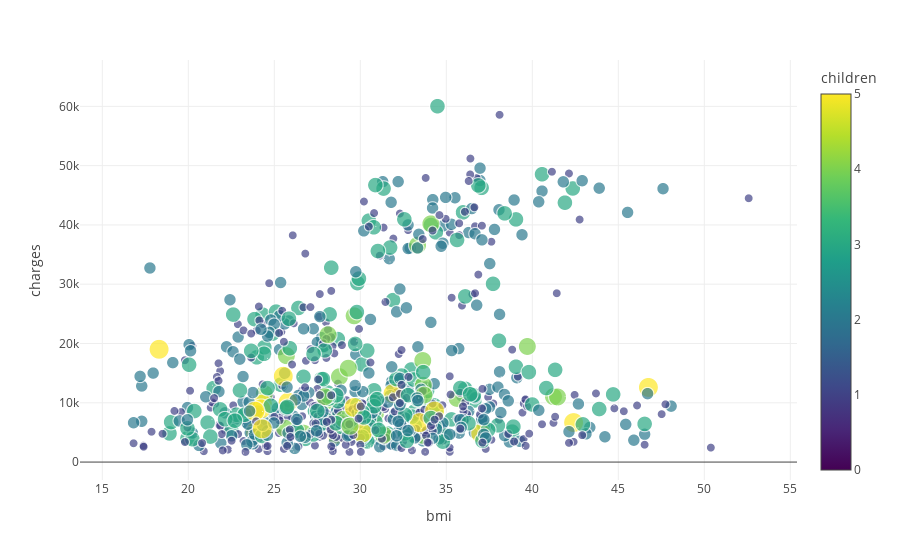

The cell this chart's notebook holds for it:
### Code cell
px.scatter(x = 'bmi', y = 'charges', color = 'children', data_frame = df, 
           template = 'gridon', size = 'children')

### Figure 1 — Plotly figure (JSON) as saved in the notebook; plotly's stock layout.template omitted (floating-point values rounded to 4 significant figures; data arrays with more than 128 entries replaced by an {"elided": "..."} marker saying what was removed)
{"data": [{"hovertemplate": "bmi=%{x}<br>charges=%{y}<br>children=%{marker.color}<extra></extra>", "legendgroup": "", "marker": {"color": {"elided": "1338 int values"}, "coloraxis": "coloraxis", "size": {"elided": "1338 int values"}, "sizemode": "area", "sizeref": 0.0125, "symbol": "circle"}, "mode": "markers", "name": "", "showlegend": false, "type": "scattergl", "x": {"elided": "1338 float values"}, "xaxis": "x", "y": {"elided": "1338 float values"}, "yaxis": "y"}], "layout": {"coloraxis": {"colorbar": {"title": {"text": "children"}}, "colorscale": [[0, "#440154"], [0.1111, "#482878"], [0.2222, "#3e4989"], [0.3333, "#31688e"], [0.4444, "#26828e"], [0.5556, "#1f9e89"], [0.6667, "#35b779"], [0.7778, "#6ece58"], [0.8889, "#b5de2b"], [1, "#fde725"]]}, "legend": {"itemsizing": "constant", "tracegroupgap": 0}, "margin": {"t": 60}, "xaxis": {"anchor": "y", "domain": [0, 1], "title": {"text": "bmi"}}, "yaxis": {"anchor": "x", "domain": [0, 1], "title": {"text": "charges"}}}}
